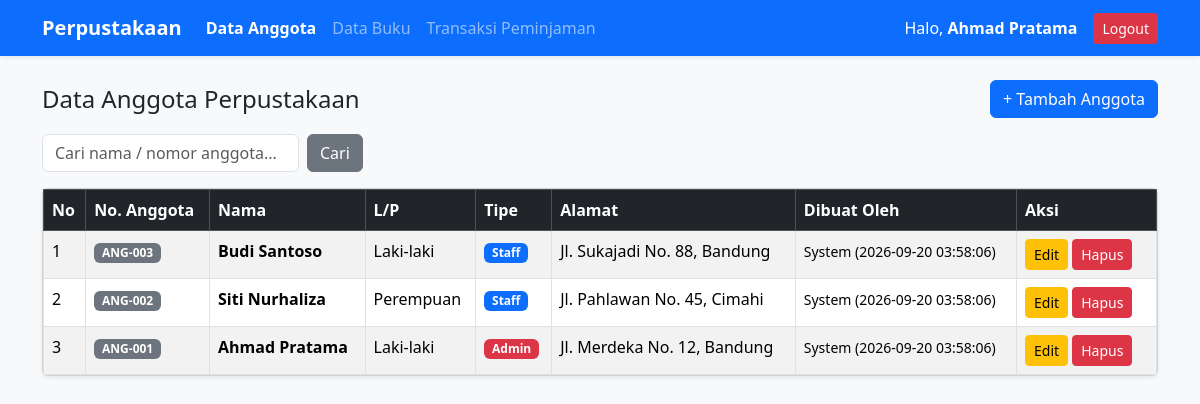
The app's page /index.php (signed in) with its own data.
### tables this page shows
CREATE TABLE IF NOT EXISTS `anggota` (
  `id` INT AUTO_INCREMENT PRIMARY KEY,
  `nomor_anggota` VARCHAR(20) NOT NULL UNIQUE,
  `nama` VARCHAR(100) NOT NULL,
  `password` VARCHAR(255) NOT NULL,
  `jenis_kelamin` ENUM('Laki-laki', 'Perempuan') NOT NULL,
  `tipe_anggota` ENUM('Admin', 'Staff') NOT NULL DEFAULT 'Staff',
  `alamat` TEXT NULL,
  `is_delete` TINYINT(1) NOT NULL DEFAULT 0,
  `created_at` TIMESTAMP DEFAULT CURRENT_TIMESTAMP,
  `created_by` VARCHAR(100) NULL,
  `updated_at` TIMESTAMP NULL DEFAULT NULL ON UPDATE CURRENT_TIMESTAMP,
  `updated_by` VARCHAR(100) NULL
);

### index.php (the view, shortened to what this page needs)
<?php
include 'koneksi.php';
include 'navbar.php';
$cari = isset($_GET['cari']) ? mysqli_real_escape_string($conn, $_GET['cari']) : '';
if ($cari != '') {
    $query = "SELECT * FROM anggota WHERE is_delete = 0 AND (nama LIKE '%$cari%' OR nomor_anggota LIKE '%$cari%' OR tipe_anggota LIKE '%$cari%') ORDER BY id DESC";
} else {
    $query = "SELECT * FROM anggota WHERE is_delete = 0 ORDER BY id DESC";
}
$result = mysqli_query($conn, $query);
?>
<div class="d-flex justify-content-between align-items-center mb-3">
    <h4 class="mb-0">Data Anggota Perpustakaan</h4>
    <a href="anggota_tambah.php" class="btn btn-primary">+ Tambah Anggota</a>
</div>
<form method="GET" class="row g-2 mb-3">
    <div class="col-auto">
        <input type="text" name="cari" class="form-control" placeholder="Cari nama / nomor anggota..." value="<?= htmlspecialchars($cari); ?>">
    </div>
    <div class="col-auto">
        <button type="submit" class="btn btn-secondary">Cari</button>
    </div>
</form>
<div class="card shadow-sm">
    <div class="table-responsive">
        <table class="table table-bordered table-striped mb-0">
            <thead class="table-dark">
                <tr>
                    <th>No</th>
                    <th>No. Anggota</th>
                    <th>Nama</th>
                    <th>L/P</th>
                    <th>Tipe</th>
                    <th>Alamat</th>
                    <th>Dibuat Oleh</th>
                    <th width="140">Aksi</th>
                </tr>
            </thead>
            <tbody>
                <?php if (mysqli_num_rows($result) > 0): ?>
                    <?php $no = 1; while ($row = mysqli_fetch_assoc($result)): ?>
                        <tr>
                            <td><?= $no++; ?></td>
                            <td><span class="badge bg-secondary"><?= $row['nomor_anggota']; ?></span></td>
                            <td><b><?= $row['nama']; ?></b></td>
                            <td><?= $row['jenis_kelamin']; ?></td>
                            <td>
                                <?= ($row['tipe_anggota'] == 'Admin') ? '<span class="badge bg-danger">Admin</span>' : '<span class="badge bg-primary">Staff</span>'; ?>
                            </td>
                            <td><?= $row['alamat']; ?></td>
                            <td><small><?= $row['created_by']; ?> (<?= $row['created_at']; ?>)</small></td>
                            <td>
                                <a href="anggota_edit.php?id=<?= $row['id']; ?>" class="btn btn-warning btn-sm">Edit</a>
                                <a href="anggota_hapus.php?id=<?= $row['id']; ?>" class="btn btn-danger btn-sm" onclick="return confirm('Yakin hapus anggota ini?')">Hapus</a>
                            </td>
                        </tr>
                    <?php endwhile; ?>
                <?php else: ?>
                    <tr>
                        <td colspan="8" class="text-center py-3">Tidak ada data anggota.</td>
                    </tr>
                <?php endif; ?>
            </tbody>
        </table>
    </div>
</div>
</div>
</body>
</html>

### navbar.php (shortened to what this page needs)
<?php
$current_page = basename($_SERVER['PHP_SELF']);
?>
<!DOCTYPE html>
<html lang="id">
<head>
    <link href="https://cdn.jsdelivr.net/npm/bootstrap@5.3.3/dist/css/bootstrap.min.css" rel="stylesheet">
</head>
<body class="bg-light">
<nav class="navbar navbar-expand-lg navbar-dark bg-primary mb-4 shadow-sm">
    <div class="container">
        <a class="navbar-brand fw-bold" href="index.php">Perpustakaan</a>
        <div class="navbar-nav me-auto">
            <a class="nav-link <?= in_array($current_page, ['index.php', 'anggota_tambah.php', 'anggota_edit.php']) ? 'active fw-bold' : ''; ?>" href="index.php">Data Anggota</a>
            <a class="nav-link <?= in_array($current_page, ['buku.php', 'buku_tambah.php', 'buku_edit.php']) ? 'active fw-bold' : ''; ?>" href="buku.php">Data Buku</a>
            <a class="nav-link <?= in_array($current_page, ['peminjaman.php', 'pinjam_tambah.php']) ? 'active fw-bold' : ''; ?>" href="peminjaman.php">Transaksi Peminjaman</a>
        </div>
        <div class="d-flex align-items-center text-white gap-3">
            <span>Halo, <b><?= htmlspecialchars($_SESSION['user']['nama']); ?></b></span>
            <a href="logout.php" class="btn btn-danger btn-sm" onclick="return confirm('Yakin ingin logout?')">Logout</a>
        </div>
    </div>
</nav>
<div class="container pb-5">

### records on screen
anggota: nomor_anggota "ANG-003", nama "Budi Santoso", jenis_kelamin "Laki-laki", tipe_anggota "Staff", alamat "Jl. Sukajadi No. 88, Bandung", created_by "System", created_at "2026-09-20 03:58:06"
anggota: nomor_anggota "ANG-002", nama "Siti Nurhaliza", jenis_kelamin "Perempuan", tipe_anggota "Staff", alamat "Jl. Pahlawan No. 45, Cimahi", created_by "System", created_at "2026-09-20 03:58:06"
anggota: nomor_anggota "ANG-001", nama "Ahmad Pratama", jenis_kelamin "Laki-laki", tipe_anggota "Admin", alamat "Jl. Merdeka No. 12, Bandung", created_by "System", created_at "2026-09-20 03:58:06"

### other values on screen
$_SESSION['user']['nama'] "Ahmad Pratama"
